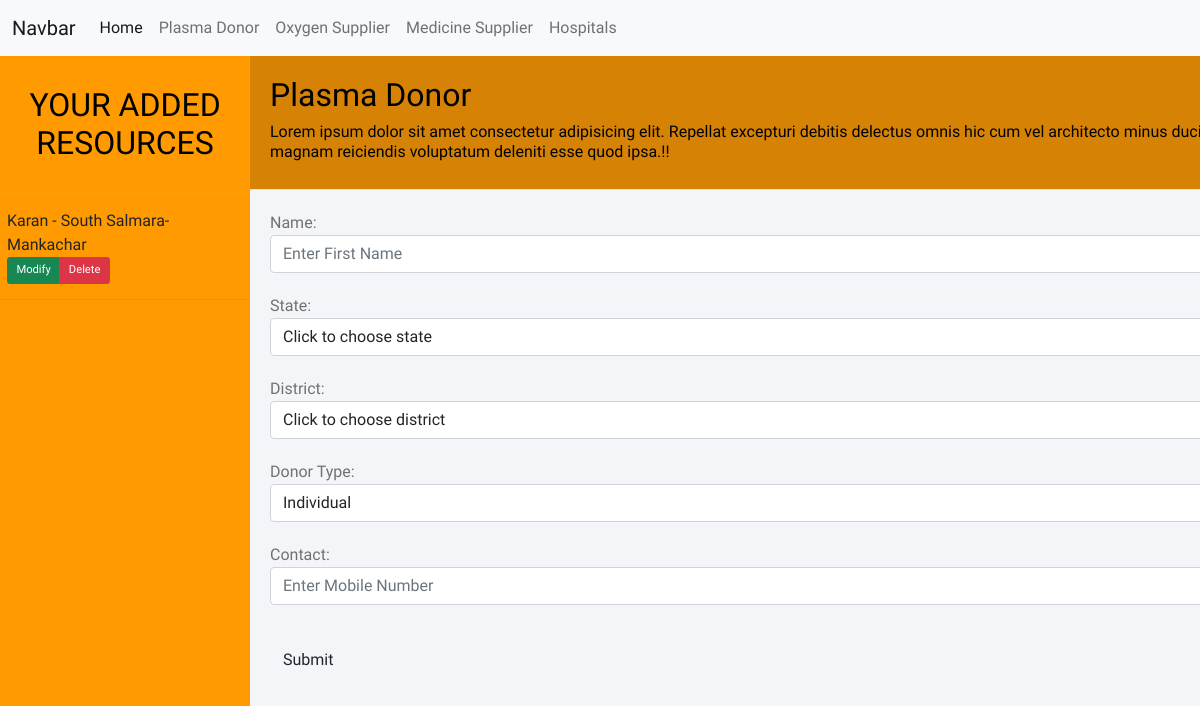
/user/plasma (signed in), run on an earlier commit of the app's database.
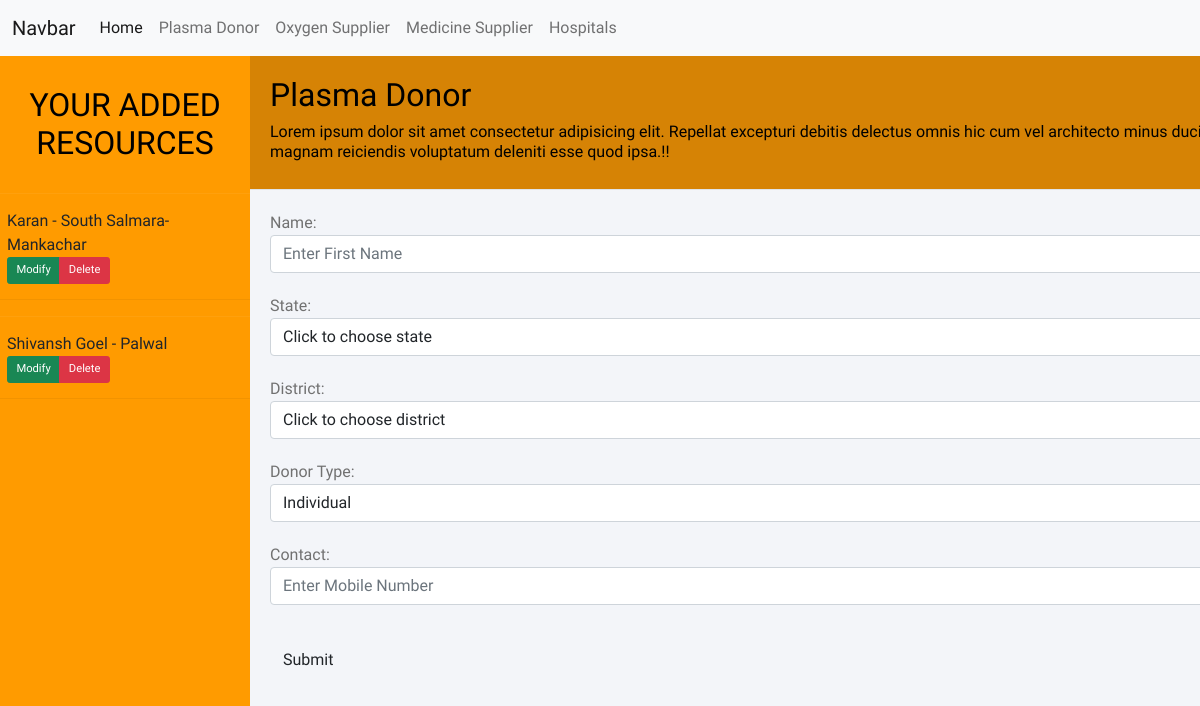
And on a later commit of the database.
### CoviHelp/models.py (models this page shows, shortened)
class Plasma(models.Model):
    user = models.ForeignKey(User, on_delete=models.CASCADE)
    name = models.CharField(max_length=20)
    state = models.CharField(max_length=10)
    city = models.CharField(max_length=20)
    donortype = models.CharField(max_length=10)
    contact = models.CharField(max_length=10)
    verified = models.BooleanField(default=False)

### CoviHelp/login.py (the view)
# urls.py: path('user/plasma', login.plasma, name="userplasma"),
@login_required
def plasma(request):
    global states
    plasma = Plasma.objects.filter(user=request.user)
    if request.method == 'POST':
        try:
            p = Plasma()
            p.user = request.user
            p.name = request.POST['name']
            p.state = request.POST['state']
            p.city = request.POST['city']
            p.donortype = request.POST['donortype']
            p.contact = request.POST['contact']
            p.save()
            messages.success(request, 'Thankyou for sharing the information.')
        except:
            messages.error(request, 'Error!!')
        return render(request, "user/plasma.html", {
            'states': states,
            "plasma" : plasma
        })
    else:
        return render(request, "user/plasma.html", {
            'states': states,
            "plasma" : plasma
        })

### templates/user/plasma.html (shortened to what this page needs)
{% extends 'userlayout.html' %}
{% block body %}
<div class="wrapper">
    <div class="sidebar">
        <h2 id="headingSidebar">Your Added Resources</h2>
        {% for p in plasma %}
        <ul>
            <li class="sidecard">
                {{ p.name }} - {{ p.city }}
                <br>
                <div class="btn-group custombtngrp">
                    <button class="btn btn-success btn-action btn-Modify"
                        data-url="/user/plasma/modify/?id={{ p.id }}">Modify</button>
                    <button class="btn btn-danger btn-action btn-Delete"
                        data-url="/user/plasma/delete/?id={{ p.id }}">Delete</button>
                </div>
            </li>
        </ul>
        {% endfor %}
    </div>
    <div class="main_content">
        <div class="header">
            <div class="contact-info">
                <h2>Plasma Donor</h2>
                <h6>Lorem ipsum dolor sit amet consectetur adipisicing elit. Repellat excepturi debitis delectus omnis
                    hic cum vel architecto minus ducimus soluta a pariatur dolores, magnam reiciendis voluptatum
                    deleniti esse quod ipsa.!!</h6>
            </div>
        </div>
        <div class="info">
            <form class="contact-form" method="POST" action="/user/plasma">
                <div class="form-group">
                    <label class="control-label col-sm-2" for="fname">Name:</label>
                    <div class="col-sm-10">
                        <input type="text" class="form-control" id="fname" placeholder="Enter First Name" name="name">
                    </div>
                </div>
                <div class="form-group">
                    <label class="control-label col-sm-2" for="state">State:</label>
                    <div class="col-sm-10">
                        <select class="form-control dropdown" name='state' id='state'>
                            <option value="None" selected>Click to choose state</option>
                        </select>
                    </div>
                </div>
                <div class="form-group">
                    <label class="control-label col-sm-2" for="city">District:</label>
                    <div class="col-sm-10">
                        <select class="form-control dropdown" name='city' id='city'>
                            <option value="None" selected>Click to choose district</option>
                        </select>
                    </div>
                </div>
                <div class="form-group">
                    <label class="control-label col-sm-2" for="state">Donor Type:</label>
                    <div class="col-sm-10">
                        <select class="form-control dropdown" name='donortype'>
                            <option value="individual">Individual</option>
                        </select>
                    </div>
                </div>
                <div class="form-group">
                    <label class="control-label col-sm-2" for="contact">Contact:</label>
                    <div class="col-sm-10">
                        <input type="contact" class="form-control" placeholder="Enter Mobile Number" name="contact">
                    </div>
                </div>
                <div class="form-group">
                    <div class="col-sm-offset-2 col-sm-10 py-3">
                        <button type="submit" class="btn btn-default">Submit</button>
                    </div>
                </div>
            </form>
        </div>
    </div>
</div>
{% endblock body %}

What changed in the data, as far as the page shows it:
added Plasma: name "Shivansh Goel", city "Palwal"
